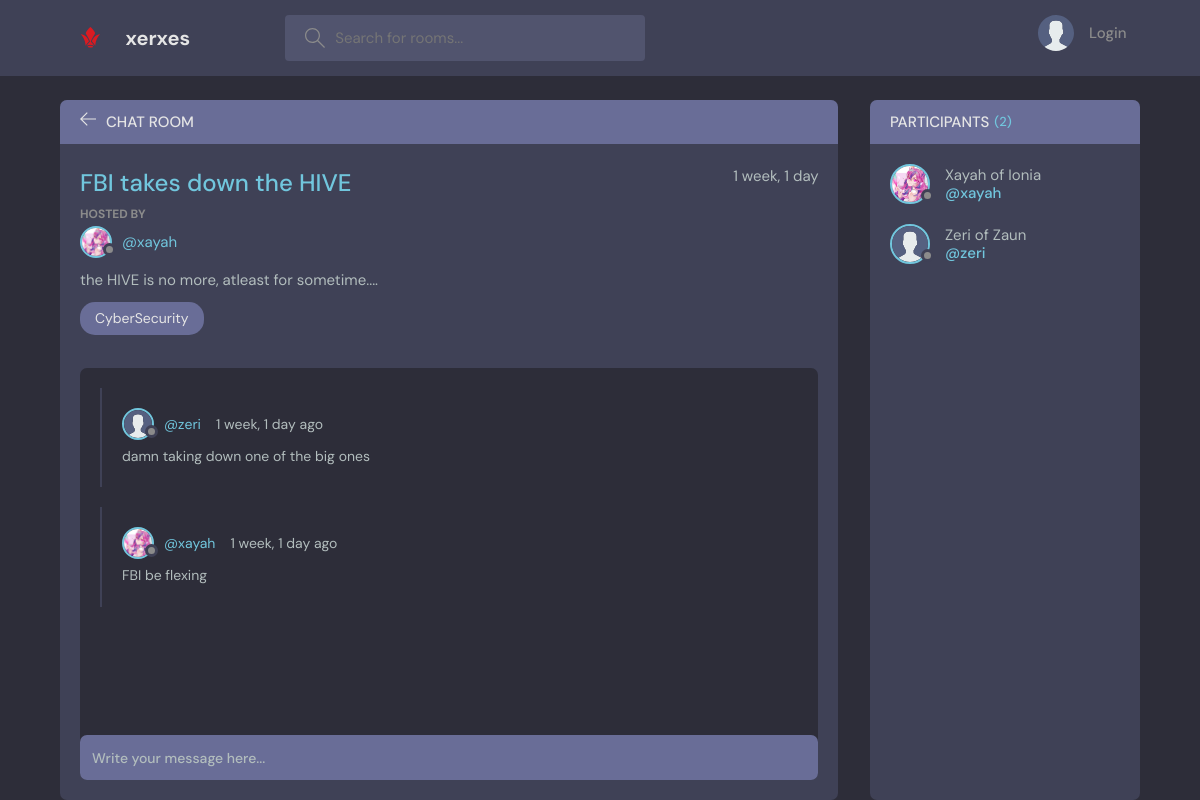
Page /room/1/ on the earlier database version.
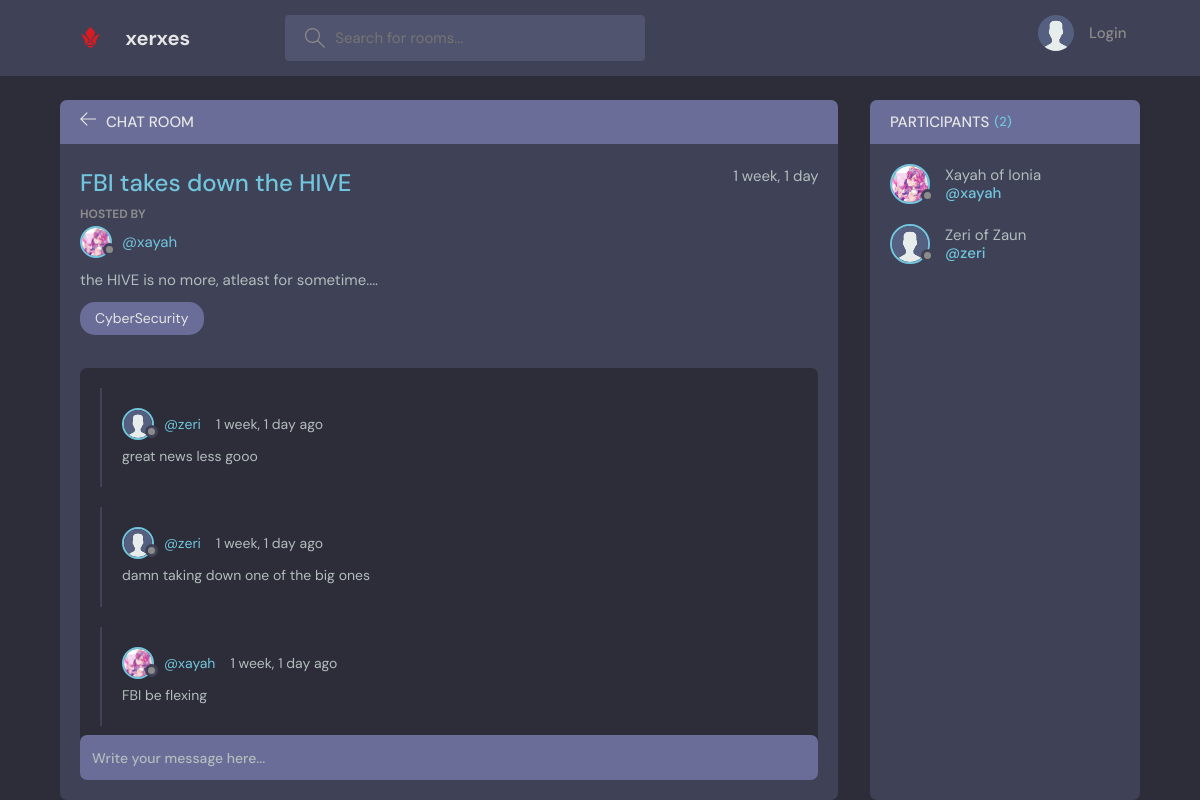
Same page on the later database version.
### base/models.py (models this page shows, shortened)
class Message(models.Model):
    user = models.ForeignKey(User, on_delete=models.CASCADE)
    room = models.ForeignKey(Room,on_delete=models.CASCADE)
    body = models.TextField()
    updated = models.DateTimeField(auto_now=True)
    created = models.DateTimeField(auto_now_add=True)
    class Meta:
        ordering = ['-updated', '-created']

class User(AbstractUser):
    name = models.CharField(max_length=200, null=True)
    email = models.EmailField(unique=True, null=True)
    bio = models.TextField(null=True)
    avatar = models.ImageField(null=True, default="avatar.svg")
    USERNAME_FIELD = 'email'
    REQUIRED_FIELDS = []

### base/views.py (the view, shortened to what this page needs)
# urls.py: path('room/<str:pk>/', views.room, name="room"),
def room(request, pk):
    room = Room.objects.get(id=pk)
    room_messages = room.message_set.all()
    participants = room.participants.all()
    context = {
        'room': room,
        'room_messages': room_messages,
        'participants': participants,
    }
    return render(request, 'base/room.html', context)

### base/models.py (called while the page is built)
    def __str__(self):
        return self.name

### base/templates/base/room.html (shortened to what this page needs)
{% extends 'main.html' %}
{% block content %}
    <main class="profile-page layout layout--2">
      <div class="container">
        <div class="room">
          <div class="room__top">
            <div class="room__topLeft">
              <a href="{% url 'home' %}">
                <svg version="1.1" xmlns="http://www.w3.org/2000/svg" width="32" height="32" viewBox="0 0 32 32">
                  <title>arrow-left</title>
                  <path
                    d="M13.723 2.286l-13.723 13.714 13.719 13.714 1.616-1.611-10.96-10.96h27.625v-2.286h-27.625l10.965-10.965-1.616-1.607z"
                  ></path>
                </svg>
              </a>
              <h3>Chat Room</h3>
            </div>
          </div>
          <div class="room__box scroll">
            <div class="room__header scroll">
              <div class="room__info">
                <h3>{{room.name}}</h3>
                <span>{{room.created|timesince}}</span>
              </div>
              <div class="room__hosted">
                <p>Hosted By</p>
                <a href="{% url 'user-profile' room.host.id %}" class="room__author">
                  <div class="avatar avatar--small">
                    <img src="{{room.host.avatar.url}}" />
                  </div>
                  <span>@{{room.host.username}}</span>
                </a>
              </div>
              <div class="room__details">
                {{room.description}}
              </div>
              <span class="room__topics">{{room.topic}}</span>
            </div>
            <div class="room__conversation">
              <div class="threads scroll">
                {% for message in room_messages %}
                <div class="thread">
                  <div class="thread__top">
                    <div class="thread__author">
                      <a href="{% url 'user-profile' message.user.id %}" class="thread__authorInfo">
                        <div class="avatar avatar--small">
                          <img src="{{message.user.avatar.url}}" />
                        </div>
                        <span>@{{message.user.username}}</span>
                      </a>
                      <span class="thread__date">{{message.created|timesince}} ago</span>
                    </div>
                  </div>
                  <div class="thread__details">
                    {{message.body}}
                  </div>
                </div>
                {% endfor %}
              </div>
            </div>
          </div>
          <div class="room__message">
            <form action="" method="POST">
              <input name="body" placeholder="Write your message here..." /></form>
          </div>
        </div>
        <div class="participants">
          <h3 class="participants__top">Participants <span>({{participants.count}})</span></h3>
          <div class="participants__list scroll">
            {% for user in participants %}
            <a href="{% url 'user-profile' user.id %}" class="participant">
              <div class="avatar avatar--medium">
                <img src="{{user.avatar.url}}" />
              </div>
              <p>
                {{user.name}}
                <span>@{{user.username}}</span>
              </p>
            </a>
            {% endfor %}
          </div>
        </div>
      </div>
    </main>
    {% endblock content %}

Differences in the rows shown:
added Message: user.avatar (placeholder picture), user.username "zeri", created "1 week, 1 day", body "great news less gooo"
